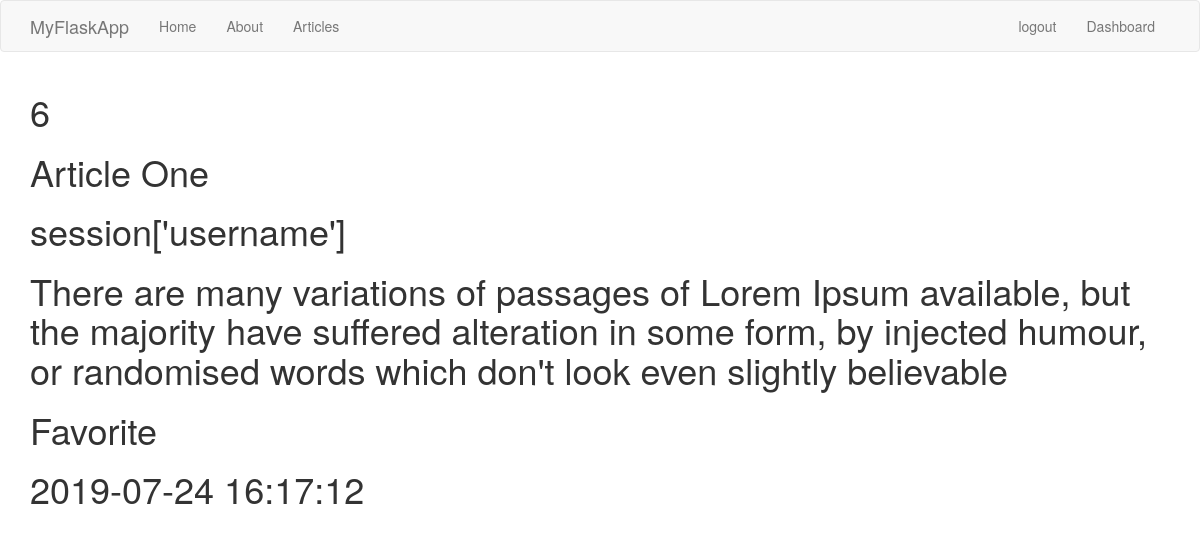
The app's page /article/6 (signed in) with its own data.
### tables this page shows
CREATE TABLE articles_fav (id INTEGER PRIMARY KEY AUTOINCREMENT, title varchar(255),
author varchar(100), body varchar(100), fav bit NOT NULL DEFAULT(0), create_date TIMESTAMP DEFAULT CURRENT_TIMESTAMP NOT NULL);

### firstApp.py (the view)
@app.route('/article/<int:id>')
@is_logged_in
def article(id):
    connection = sqlite3.connect('db/articles_fav.db')
    cursor = connection.cursor()
    result = cursor.execute("Select * from articles_fav")
    articles = cursor.fetchall()
    if result:
        for article in articles:
            if article[0] == id:
                return render_template('article.html', articles = article)
    else:
        return render_template('article.html', msg = 'id is not valid')

### firstApp.py (called while the page is built)
def is_logged_in(f):
    @wraps(f)
    def wrap(*args, **kwargs):
        if 'logged_in' in session:
            return f(*args, **kwargs)
        else:
            flash('Unauthorized, Please login', 'danger')
            return redirect(url_for('login'))
    return wrap

### templates/article.html
{% extends 'layout.html' %}
{% block body %}
    {% if articles %}
        <h1>{{articles[0]}}</h1>
        <h1>{{articles[1]}}</h1>
        <h1>{{articles[2]}}</h1>
        <h1>{{articles[3]}}</h1>
        {% if articles[4] %}
            <h1>Favorite</h1>
        {% else %}
            <h1>Not Favorite</h1>
        {% endif %}
        <h1>{{articles[5]}}</h1>
    {% else %}
        <h1>You have given a wrong id</h1>
    {% endif %}
{% endblock%}

### records on screen
articles_fav: id "6", title "Article One", author "session['username']", body "There are many variations of passages of Lorem Ipsum available, but the majority have suffered alteration in some form, by injected humour, or randomised words which don't look even slightly believable", create_date "2019-07-24 16:17:12"
